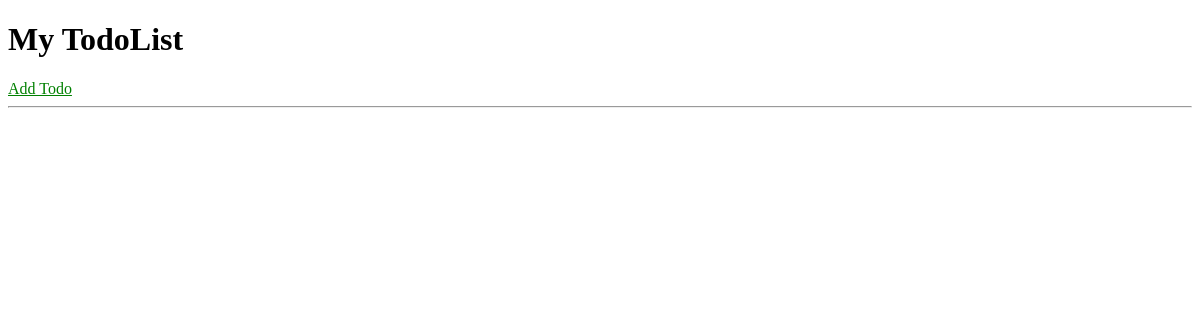
/, run on an earlier commit of the app's database.
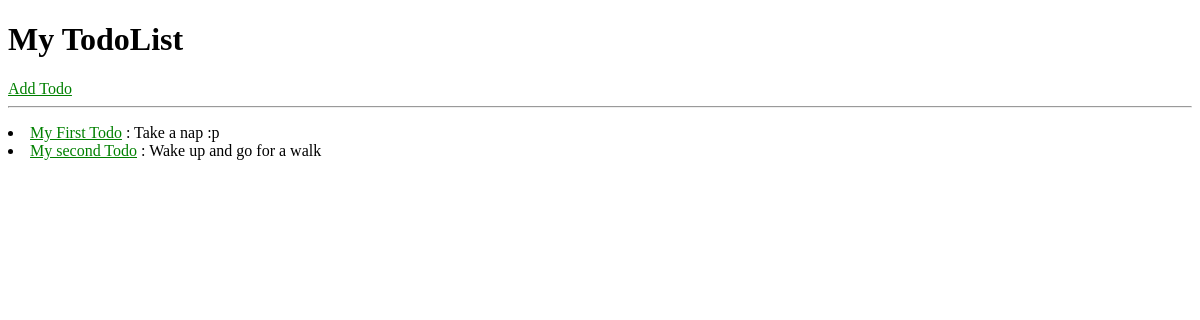
And on a later commit of the database.
### work/models.py (models this page shows, shortened)
class Todos(models.Model):
	title = models.CharField(max_length=200)
	text = models.TextField()
	created_at = models.DateTimeField(default = datetime.now , blank = True)
	class Meta:
		verbose_name_plural = "Todos"

### work/views.py (the view)
# urls.py: url(r'^$', views.index , name ='index'),
def index(request):
	todos = Todos.objects.all()[:10]
	context = {
		'todos': todos
	}
	return render(request, 'index.html', context)

### work/templates/index.html
{% include 'layout.html' %}
{% block content %}
{% for do in todos %}
	<li><a href="/work/details/{{do.id}}">{{do.title}}</a> : {{do.text}} </li>
{% endfor %}
{% endblock %}

What changed in the data, as far as the page shows it:
added Todos: title "My First Todo", text "Take a nap :p"
added Todos: title "My second Todo", text "Wake up and go for a walk"
